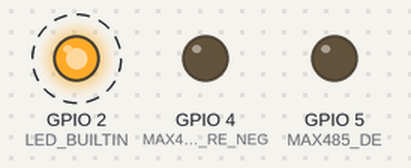
Bench run of a sketch on a simulated ESP32. On the bench: output pins drawn as LEDs (lit = HIGH). Dashed ring = blinking. WiFi joins after 1.5 s; servers stay silent unless stated; no MQTT or app messages arrive unless stated; what the sketch prints to the serial monitor is not drawn. At 9.6 s the program puts the board to deep sleep or switches it off; the recording ends there.

Above: at 0.13 s.
Timing chart, 0 to 3.0 s (numbered marks = the images above):
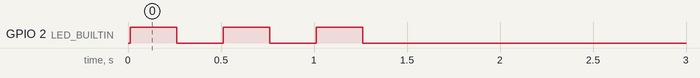

The sketch:

Air_pump_AC2-3_2.ino
```cpp
//#include <SoftwareSerial.h>
//Create by Emag
//ESP32 get value rs485 from KP385 sent MQTT node-red
//DI TX2 , DE D5 , RE D4 , RO RX2
//Building A power
#include <ModbusMaster.h>
#include <WiFi.h>
#include <PubSubClient.h>
#include <Wire.h>
//SoftwareSerial mySerial(2, 3); // RX, TX
#define uS_TO_S_FACTOR 1000000ULL  /* Conversion factor for micro seconds to seconds */
#define TIME_TO_SLEEP  1800        /* Time ESP32 will go to sleep (in seconds) */
RTC_DATA_ATTR int bootCount = 0;

#define MAX485_DE 5
#define MAX485_RE_NEG 4

ModbusMaster node;
const char* ssid = "DHAS-Handheld";
const char* password = "";

const char* mqtt_server = "10.4.200.7";
long last;
WiFiClient espClient;
PubSubClient client(espClient);
//*******************************************************************//
// Convent 32bit to float // ฟังชั่นแปลง 32bit ไปเป็น ทศนิยม *** เผื่อใช้
//*******************************************************************//
float HexTofloat(uint32_t x) {
  return (*(float*)&x);
}
uint32_t FloatTohex(float x) {
  return (*(uint32_t*)&x);
}// End

void preTransmission()
{
  digitalWrite(MAX485_RE_NEG, 1);
  digitalWrite(MAX485_DE, 1);
}

void postTransmission()
{
  digitalWrite(MAX485_RE_NEG, 0);
  digitalWrite(MAX485_DE, 0);
}

void setup_wifi() {
  delay(10);
  // We start by connecting to a WiFi network
  Serial.println();
  Serial.print("Connecting to ");
  Serial.println(ssid);
  WiFi.begin(ssid, password);
  while (WiFi.status() != WL_CONNECTED) {
    long now = millis();
    if (now - last > 60000) {
      last = now;
      Serial.println("ESP_Restart");
      ESP.restart();
    }
    digitalWrite(LED_BUILTIN, HIGH);
    delay(250);
    digitalWrite(LED_BUILTIN, LOW);
    delay(250);
    Serial.print(".");
  }
  Serial.println("");
  Serial.println("WiFi connected");
  Serial.println("IP address: ");
  Serial.println(WiFi.localIP());
}

void reconnect() {
  // Loop until we're reconnected
  while (!client.connected()) {
    Serial.print("Attempting MQTT connection...");
    // Attempt to connect
    if (client.connect("NO2-3")) {
      Serial.println("connected");
      // Subscribe
    } else {
      Serial.print("failed, rc=");
      Serial.print(client.state());
      Serial.println(" try again in 5 seconds");
      // Wait 5 seconds before retrying
      delay(5000);
    }
  }
}

void setup()
{
  pinMode(MAX485_RE_NEG, OUTPUT);
  pinMode(MAX485_DE, OUTPUT);
  pinMode(LED_BUILTIN, OUTPUT);
  // Init in receive mode

  digitalWrite(MAX485_RE_NEG, 0);
  digitalWrite(MAX485_DE, 0);
  Serial.println("start init serial 0");
  Serial.begin(9600);
  while (!Serial) {
    Serial.println("loop for init serial 0");
  }
  Serial.println("start init software serial");
  Serial2.begin(9600);
  while (!Serial2) {
    Serial.println("loop for init software serial");
  }
  setup_wifi();
  client.setServer(mqtt_server, 1883);
  pinMode(LED_BUILTIN, OUTPUT);
  digitalWrite(LED_BUILTIN, LOW);
  //  node.begin(1, Serial2);
  //  node.preTransmission(preTransmission);
  //  node.postTransmission(postTransmission);

  ++bootCount;
  Serial.println("Boot number: " + String(bootCount));
  esp_sleep_enable_timer_wakeup(TIME_TO_SLEEP * uS_TO_S_FACTOR);
  Serial.println("Setup ESP32 to sleep for every " + String(TIME_TO_SLEEP) +
                 " Seconds");

  uint16_t result;
  uint32_t x;
  float currect;
  float power;
  for (int i = 1; i <= 2; i++) {
    node.begin(i, Serial2);
    node.preTransmission(preTransmission);
    node.postTransmission(postTransmission);
    if (!client.connected()) {
      reconnect();
    }
    client.loop();
    power = 0;
    Serial.println("Get data");
    result = node.readInputRegisters(0x0006, 0x0002);
    if (result == node.ku8MBSuccess)
    {
      Serial.print("currect: ");
      x = (node.getResponseBuffer(0) << 16) | node.getResponseBuffer(1);
      currect = HexTofloat(x);
      Serial.println(currect);
    }
    //delay(500);
    result = node.readInputRegisters(0x0048, 0x0002);
    if (result == node.ku8MBSuccess)
    {
      Serial.print("Voltage: ");
      x = (node.getResponseBuffer(0) << 16) | node.getResponseBuffer(1);
      power = HexTofloat(x);
      Serial.println(power);
    }

    char currectString[8];
    char powerString[8];
    dtostrf(currect, 1, 1, currectString);
    dtostrf(power, 1, 1, powerString);
    if (i == 1) {
      Serial.print("currect3: ");
      Serial.println(currectString);
      client.publish("esp32/currectNo3", currectString);
      Serial.print("powerNo3: ");
      Serial.println(powerString);
      client.publish("esp32/powerNo3", powerString);
    } else {
      Serial.print("currect2: ");
      Serial.println(currectString);
      client.publish("esp32/currectNo2", currectString);
      Serial.print("powerNo2: ");
      Serial.println(powerString);
      client.publish("esp32/powerNo2", powerString);
    }
  }
  Serial.println("Going to sleep now");
  Serial.flush();
  esp_deep_sleep_start();
}
void loop() {

}
```

Measured:
- by itself, GPIO 2 (LED_BUILTIN): alternates HIGH for 0.25 s and LOW for 0.25 s, 6 changes in all, then stays LOW
